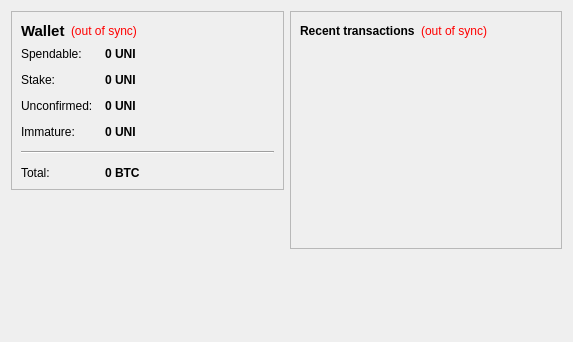
<?xml version="1.0" encoding="UTF-8"?>
<ui version="4.0">
 <class>OverviewPage</class>
 <widget class="QWidget" name="OverviewPage">
  <property name="geometry">
   <rect>
    <x>0</x>
    <y>0</y>
    <width>573</width>
    <height>342</height>
   </rect>
  </property>
  <property name="windowTitle">
   <string>Form</string>
  </property>
  <layout class="QHBoxLayout" name="horizontalLayout" stretch="1,1">
   <item>
    <layout class="QVBoxLayout" name="verticalLayout_2">
     <item>
      <widget class="QFrame" name="frame">
       <property name="frameShape">
        <enum>QFrame::StyledPanel</enum>
       </property>
       <property name="frameShadow">
        <enum>QFrame::Raised</enum>
       </property>
       <layout class="QVBoxLayout" name="verticalLayout_4">
        <item>
         <layout class="QHBoxLayout" name="horizontalLayout_4">
          <item>
           <widget class="QLabel" name="label_5">
            <property name="font">
             <font>
              <pointsize>11</pointsize>
              <weight>75</weight>
              <bold>true</bold>
             </font>
            </property>
            <property name="text">
             <string>Wallet</string>
            </property>
           </widget>
          </item>
          <item>
           <widget class="QLabel" name="labelWalletStatus">
            <property name="toolTip">
             <string>The displayed information may be out of date. Your wallet automatically synchronizes with the UnisexCoin network after a connection is established, but this process has not completed yet.</string>
            </property>
            <property name="styleSheet">
             <string notr="true">QLabel { color: red; }</string>
            </property>
            <property name="text">
             <string notr="true">(out of sync)</string>
            </property>
            <property name="alignment">
             <set>Qt::AlignLeading|Qt::AlignLeft|Qt::AlignVCenter</set>
            </property>
           </widget>
          </item>
          <item>
           <spacer name="horizontalSpacer_2">
            <property name="orientation">
             <enum>Qt::Horizontal</enum>
            </property>
            <property name="sizeHint" stdset="0">
             <size>
              <width>40</width>
              <height>20</height>
             </size>
            </property>
           </spacer>
          </item>
         </layout>
        </item>
        <item>
         <layout class="QFormLayout" name="formLayout_2">
          <property name="fieldGrowthPolicy">
           <enum>QFormLayout::AllNonFixedFieldsGrow</enum>
          </property>
          <property name="horizontalSpacing">
           <number>12</number>
          </property>
          <property name="verticalSpacing">
           <number>12</number>
          </property>
          <item row="0" column="0">
           <widget class="QLabel" name="label">
            <property name="text">
             <string>Spendable:</string>
            </property>
           </widget>
          </item>
          <item row="0" column="1">
           <widget class="QLabel" name="labelBalance">
            <property name="font">
             <font>
              <weight>75</weight>
              <bold>true</bold>
             </font>
            </property>
            <property name="cursor">
             <cursorShape>IBeamCursor</cursorShape>
            </property>
            <property name="toolTip">
             <string>Your current spendable balance</string>
            </property>
            <property name="text">
             <string notr="true">0 UNI</string>
            </property>
            <property name="textInteractionFlags">
             <set>Qt::LinksAccessibleByMouse|Qt::TextSelectableByKeyboard|Qt::TextSelectableByMouse</set>
            </property>
           </widget>
          </item>
          <item row="1" column="0">
           <widget class="QLabel" name="label_6">
            <property name="text">
             <string>Stake:</string>
            </property>
           </widget>
          </item>
          <item row="1" column="1">
           <widget class="QLabel" name="labelStake">
            <property name="font">
             <font>
              <weight>75</weight>
              <bold>true</bold>
             </font>
            </property>
            <property name="cursor">
             <cursorShape>IBeamCursor</cursorShape>
            </property>
            <property name="toolTip">
             <string>Total of coins that was staked, and do not yet count toward the current balance</string>
            </property>
            <property name="text">
             <string notr="true">0 UNI</string>
            </property>
            <property name="textInteractionFlags">
             <set>Qt::LinksAccessibleByMouse|Qt::TextSelectableByKeyboard|Qt::TextSelectableByMouse</set>
            </property>
           </widget>
          </item>
          <item row="2" column="0">
           <widget class="QLabel" name="label_3">
            <property name="text">
             <string>Unconfirmed:</string>
            </property>
           </widget>
          </item>
          <item row="2" column="1">
           <widget class="QLabel" name="labelUnconfirmed">
            <property name="font">
             <font>
              <weight>75</weight>
              <bold>true</bold>
             </font>
            </property>
            <property name="cursor">
             <cursorShape>IBeamCursor</cursorShape>
            </property>
            <property name="toolTip">
             <string>Total of transactions that have yet to be confirmed, and do not yet count toward the current balance</string>
            </property>
            <property name="text">
             <string notr="true">0 UNI</string>
            </property>
            <property name="textInteractionFlags">
             <set>Qt::LinksAccessibleByMouse|Qt::TextSelectableByKeyboard|Qt::TextSelectableByMouse</set>
            </property>
           </widget>
          </item>
          <item row="3" column="0">
           <widget class="QLabel" name="labelImmatureText">
            <property name="text">
             <string>Immature:</string>
            </property>
           </widget>
          </item>
          <item row="3" column="1">
           <widget class="QLabel" name="labelImmature">
            <property name="font">
             <font>
              <weight>75</weight>
              <bold>true</bold>
             </font>
            </property>
            <property name="toolTip">
             <string>Mined balance that has not yet matured</string>
            </property>
            <property name="text">
             <string notr="true">0 UNI</string>
            </property>
            <property name="textInteractionFlags">
             <set>Qt::LinksAccessibleByMouse|Qt::TextSelectableByKeyboard|Qt::TextSelectableByMouse</set>
            </property>
           </widget>
          </item>
          <item row="4" column="0" colspan="2">
           <widget class="Line" name="line">
            <property name="orientation">
             <enum>Qt::Horizontal</enum>
            </property>
           </widget>
          </item>
          <item row="5" column="0">
           <widget class="QLabel" name="labelTotalText">
            <property name="text">
             <string>Total:</string>
            </property>
           </widget>
          </item>
          <item row="5" column="1">
           <widget class="QLabel" name="labelTotal">
            <property name="font">
             <font>
              <weight>75</weight>
              <bold>true</bold>
             </font>
            </property>
            <property name="cursor">
             <cursorShape>IBeamCursor</cursorShape>
            </property>
            <property name="toolTip">
             <string>Your current total balance</string>
            </property>
            <property name="text">
             <string notr="true">0 BTC</string>
            </property>
            <property name="textInteractionFlags">
             <set>Qt::LinksAccessibleByMouse|Qt::TextSelectableByKeyboard|Qt::TextSelectableByMouse</set>
            </property>
           </widget>
          </item>
         </layout>
        </item>
       </layout>
      </widget>
     </item>
     <item>
      <spacer name="verticalSpacer">
       <property name="orientation">
        <enum>Qt::Vertical</enum>
       </property>
       <property name="sizeHint" stdset="0">
        <size>
         <width>20</width>
         <height>40</height>
        </size>
       </property>
      </spacer>
     </item>
    </layout>
   </item>
   <item>
    <layout class="QVBoxLayout" name="verticalLayout_3">
     <item>
      <widget class="QFrame" name="frame_2">
       <property name="frameShape">
        <enum>QFrame::StyledPanel</enum>
       </property>
       <property name="frameShadow">
        <enum>QFrame::Raised</enum>
       </property>
       <layout class="QVBoxLayout" name="verticalLayout">
        <item>
         <layout class="QHBoxLayout" name="horizontalLayout_2">
          <item>
           <widget class="QLabel" name="label_4">
            <property name="text">
             <string>&lt;b&gt;Recent transactions&lt;/b&gt;</string>
            </property>
           </widget>
          </item>
          <item>
           <widget class="QLabel" name="labelTransactionsStatus">
            <property name="toolTip">
             <string>The displayed information may be out of date. Your wallet automatically synchronizes with the UnisexCoin network after a connection is established, but this process has not completed yet.</string>
            </property>
            <property name="styleSheet">
             <string notr="true">QLabel { color: red; }</string>
            </property>
            <property name="text">
             <string notr="true">(out of sync)</string>
            </property>
            <property name="alignment">
             <set>Qt::AlignRight|Qt::AlignTrailing|Qt::AlignVCenter</set>
            </property>
           </widget>
          </item>
          <item>
           <spacer name="horizontalSpacer">
            <property name="orientation">
             <enum>Qt::Horizontal</enum>
            </property>
            <property name="sizeHint" stdset="0">
             <size>
              <width>40</width>
              <height>20</height>
             </size>
            </property>
           </spacer>
          </item>
         </layout>
        </item>
        <item>
         <widget class="QListView" name="listTransactions">
          <property name="styleSheet">
           <string notr="true">QListView { background: transparent; }</string>
          </property>
          <property name="frameShape">
           <enum>QFrame::NoFrame</enum>
          </property>
          <property name="verticalScrollBarPolicy">
           <enum>Qt::ScrollBarAlwaysOff</enum>
          </property>
          <property name="horizontalScrollBarPolicy">
           <enum>Qt::ScrollBarAlwaysOff</enum>
          </property>
          <property name="selectionMode">
           <enum>QAbstractItemView::NoSelection</enum>
          </property>
         </widget>
        </item>
       </layout>
      </widget>
     </item>
     <item>
      <spacer name="verticalSpacer_2">
       <property name="orientation">
        <enum>Qt::Vertical</enum>
       </property>
       <property name="sizeHint" stdset="0">
        <size>
         <width>20</width>
         <height>40</height>
        </size>
       </property>
      </spacer>
     </item>
    </layout>
   </item>
  </layout>
 </widget>
 <resources/>
 <connections/>
</ui>
